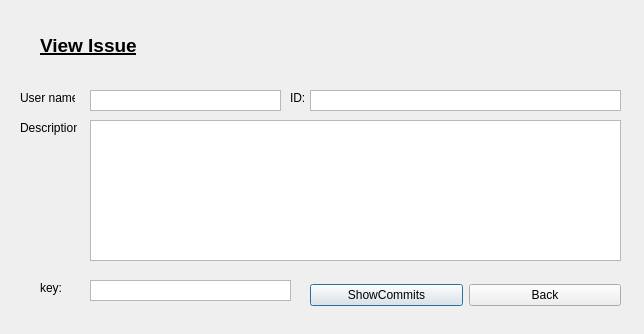
<?xml version="1.0" encoding="UTF-8"?>
<ui version="4.0">
 <class>ViewIssue</class>
 <widget class="QDialog" name="ViewIssue">
  <property name="geometry">
   <rect>
    <x>0</x>
    <y>0</y>
    <width>644</width>
    <height>334</height>
   </rect>
  </property>
  <property name="windowTitle">
   <string>Dialog</string>
  </property>
  <widget class="QLabel" name="label">
   <property name="geometry">
    <rect>
     <x>20</x>
     <y>20</y>
     <width>231</width>
     <height>51</height>
    </rect>
   </property>
   <property name="font">
    <font>
     <pointsize>14</pointsize>
     <weight>75</weight>
     <bold>true</bold>
     <underline>true</underline>
    </font>
   </property>
   <property name="autoFillBackground">
    <bool>true</bool>
   </property>
   <property name="text">
    <string>View Issue</string>
   </property>
   <property name="indent">
    <number>20</number>
   </property>
  </widget>
  <widget class="QListWidget" name="name">
   <property name="geometry">
    <rect>
     <x>90</x>
     <y>90</y>
     <width>191</width>
     <height>21</height>
    </rect>
   </property>
  </widget>
  <widget class="QListWidget" name="description">
   <property name="geometry">
    <rect>
     <x>90</x>
     <y>120</y>
     <width>531</width>
     <height>141</height>
    </rect>
   </property>
   <property name="verticalScrollBarPolicy">
    <enum>Qt::ScrollBarAsNeeded</enum>
   </property>
   <property name="horizontalScrollBarPolicy">
    <enum>Qt::ScrollBarAlwaysOff</enum>
   </property>
   <property name="isWrapping" stdset="0">
    <bool>false</bool>
   </property>
   <property name="wordWrap">
    <bool>true</bool>
   </property>
  </widget>
  <widget class="QListWidget" name="id">
   <property name="geometry">
    <rect>
     <x>310</x>
     <y>90</y>
     <width>311</width>
     <height>21</height>
    </rect>
   </property>
  </widget>
  <widget class="QListWidget" name="key">
   <property name="geometry">
    <rect>
     <x>90</x>
     <y>280</y>
     <width>201</width>
     <height>21</height>
    </rect>
   </property>
  </widget>
  <widget class="QWidget" name="layoutWidget">
   <property name="geometry">
    <rect>
     <x>310</x>
     <y>270</y>
     <width>311</width>
     <height>51</height>
    </rect>
   </property>
   <layout class="QHBoxLayout" name="horizontalLayout">
    <item>
     <widget class="QPushButton" name="Show">
      <property name="text">
       <string>ShowCommits</string>
      </property>
     </widget>
    </item>
    <item>
     <widget class="QPushButton" name="Back">
      <property name="text">
       <string>Back</string>
      </property>
     </widget>
    </item>
   </layout>
  </widget>
  <widget class="QLabel" name="label_2">
   <property name="geometry">
    <rect>
     <x>20</x>
     <y>90</y>
     <width>55</width>
     <height>16</height>
    </rect>
   </property>
   <property name="text">
    <string>User name:</string>
   </property>
  </widget>
  <widget class="QLabel" name="label_5">
   <property name="geometry">
    <rect>
     <x>290</x>
     <y>90</y>
     <width>16</width>
     <height>16</height>
    </rect>
   </property>
   <property name="text">
    <string>ID:</string>
   </property>
  </widget>
  <widget class="QLabel" name="label_3">
   <property name="geometry">
    <rect>
     <x>20</x>
     <y>120</y>
     <width>57</width>
     <height>16</height>
    </rect>
   </property>
   <property name="text">
    <string>Description:</string>
   </property>
  </widget>
  <widget class="QLabel" name="label_6">
   <property name="geometry">
    <rect>
     <x>40</x>
     <y>280</y>
     <width>21</width>
     <height>16</height>
    </rect>
   </property>
   <property name="text">
    <string>key:</string>
   </property>
  </widget>
  <zorder>label_2</zorder>
  <zorder>label_5</zorder>
  <zorder>label_3</zorder>
  <zorder>label_6</zorder>
  <zorder>label</zorder>
  <zorder>name</zorder>
  <zorder>description</zorder>
  <zorder>id</zorder>
  <zorder>key</zorder>
  <zorder>layoutWidget</zorder>
 </widget>
 <resources/>
 <connections/>
</ui>
